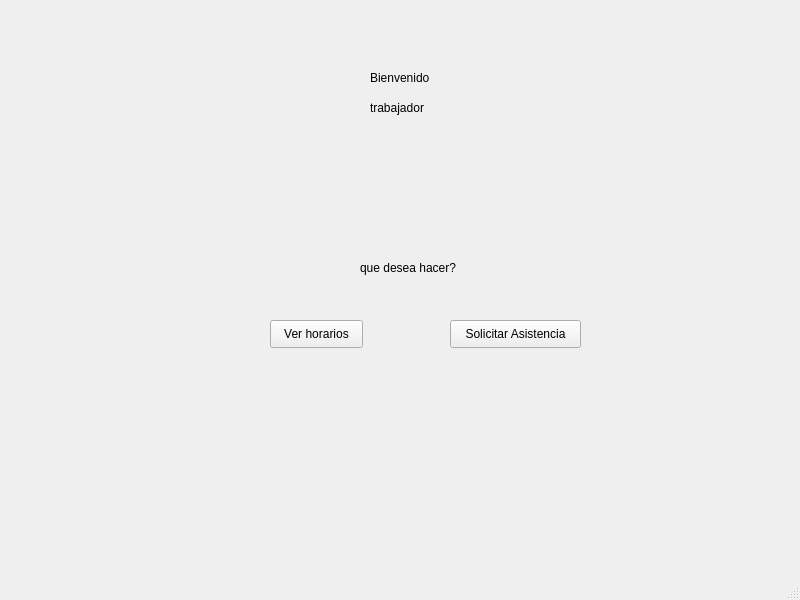
<?xml version="1.0" encoding="UTF-8"?>
<ui version="4.0">
 <class>MainWindow</class>
 <widget class="QMainWindow" name="MainWindow">
  <property name="geometry">
   <rect>
    <x>0</x>
    <y>0</y>
    <width>800</width>
    <height>600</height>
   </rect>
  </property>
  <property name="windowTitle">
   <string>MainWindow</string>
  </property>
  <widget class="QWidget" name="centralwidget">
   <widget class="QPushButton" name="horario">
    <property name="geometry">
     <rect>
      <x>270</x>
      <y>320</y>
      <width>93</width>
      <height>28</height>
     </rect>
    </property>
    <property name="text">
     <string>Ver horarios</string>
    </property>
   </widget>
   <widget class="QPushButton" name="asistencia">
    <property name="geometry">
     <rect>
      <x>450</x>
      <y>320</y>
      <width>131</width>
      <height>28</height>
     </rect>
    </property>
    <property name="text">
     <string>Solicitar Asistencia</string>
    </property>
   </widget>
   <widget class="QLabel" name="label">
    <property name="geometry">
     <rect>
      <x>370</x>
      <y>70</y>
      <width>101</width>
      <height>16</height>
     </rect>
    </property>
    <property name="text">
     <string>Bienvenido</string>
    </property>
   </widget>
   <widget class="QLabel" name="label_2">
    <property name="geometry">
     <rect>
      <x>360</x>
      <y>260</y>
      <width>121</width>
      <height>16</height>
     </rect>
    </property>
    <property name="text">
     <string>que desea hacer?</string>
    </property>
   </widget>
   <widget class="QLabel" name="label_3">
    <property name="geometry">
     <rect>
      <x>370</x>
      <y>100</y>
      <width>101</width>
      <height>16</height>
     </rect>
    </property>
    <property name="text">
     <string>trabajador</string>
    </property>
   </widget>
  </widget>
  <widget class="QMenuBar" name="menubar">
   <property name="geometry">
    <rect>
     <x>0</x>
     <y>0</y>
     <width>800</width>
     <height>26</height>
    </rect>
   </property>
  </widget>
  <widget class="QStatusBar" name="statusbar"/>
 </widget>
 <resources/>
 <connections/>
</ui>
